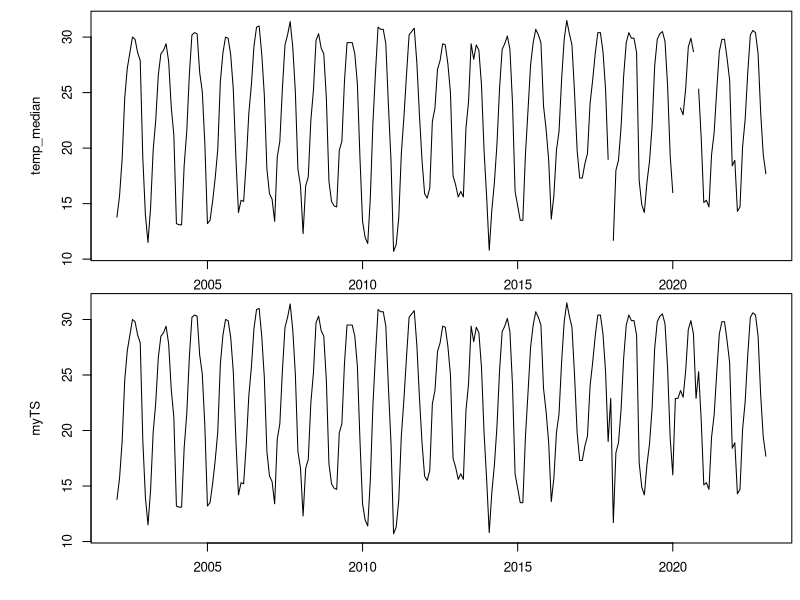
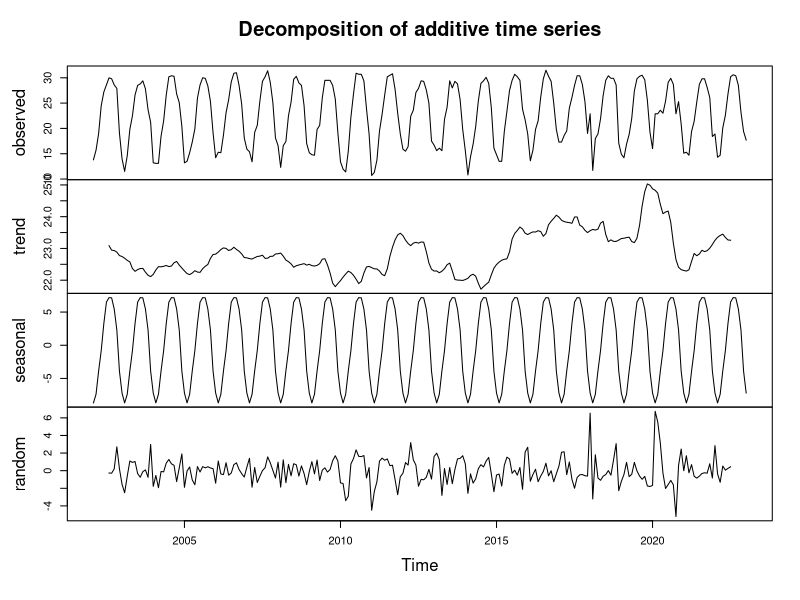
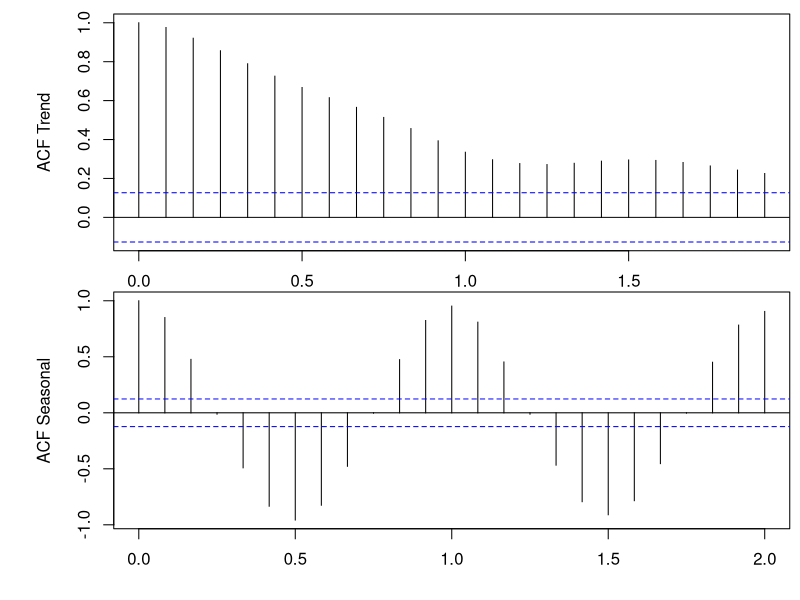
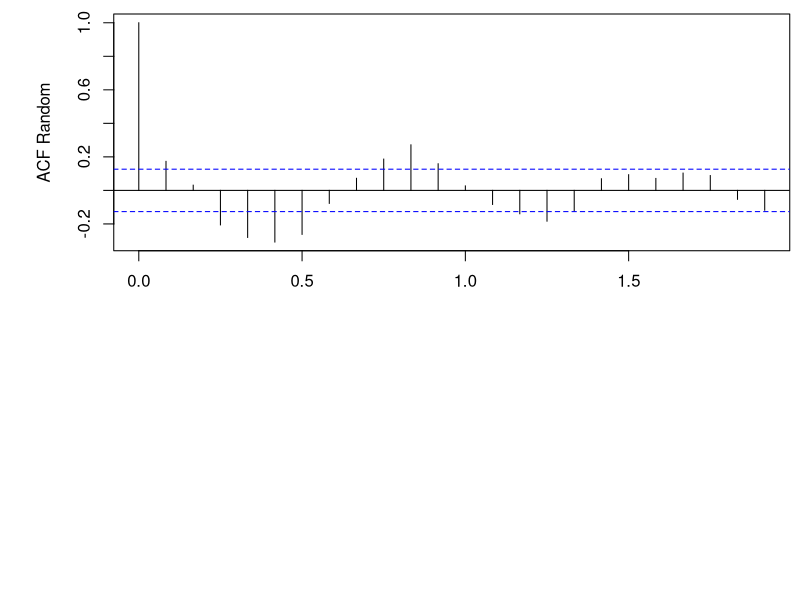

Reproduce these figures in R, in order.
## ---- chunk 1
knitr::opts_chunk$set(echo = TRUE)

#pacman::p_load( )
## ---- chunk 2
# Load the data into separate data frames
datMet<-read.csv("APA/met_apa.csv")
datNut<-read.csv("APA/nut_apa.csv")
datWQ<-read.csv("APA/wq_apa.csv")

# Create a handy year fraction variable for each data frame for plotting
datMet$YearFrac = datMet$year + datMet$month/12
datNut$YearFrac = datNut$year + datNut$month/12
datWQ$YearFrac  = datWQ$year + datWQ$month/12

# Each reserve can have multiple sampling stations
# Determine the number of stations for each data frame
uMet = unique(datMet$station)
uNut = unique(datNut$station)
uWQ  = unique(datWQ$station)

# Print out the unique stations for each data frame
cat('Unique met stations: ',uMet,'\n')
cat('Unique nut stations: ',uNut,'\n')
cat('Unique WQ  stations: ',uWQ,'\n')
## ---- chunk 3
#####################################################################################
# Begin user input section

# Load required libraries
library(here)        # Provides an easy way to construct file paths

# The following two parameters are not necessarily known apriori; code above prints the unique 
# stations
# Select the nth station from the site

#This will be used for plotting the data below

nSta = 2
# Select the nth variable
nCol = 7 # 65 is turb, 37 is DO mean, 43 is depth


whichRows = which(datWQ$station==uWQ[nSta])
# End user input section
###########################

## ---- chunk 4

# Plot the original data
par(mfrow=c(2,1),lend=2,mai = c(0.25,0.75, 0.08, 0.05),oma = c(2,1,0.2,0.2), cex = 0.8)
myDS = data.frame(YearFrac=datWQ$YearFrac[whichRows],myData = datWQ[whichRows,nCol])
plot(myDS,type='l',xlab = 'Year',ylab=colnames(datWQ[nCol]))

# Create a timeseries object
myTS <- ts(myDS[,2], myDS[1,1], frequency=12)

# find and replace NAs with mean of the time series; other infill techniques could be used
iNA = which(is.na(myTS))
myTS[iNA] = mean(myTS,na.rm=TRUE)

# Plot the time series to compare with the original data
plot(myTS)

# Decompose timeseries into trend, seasonal, and random components
myTSdecomposed = decompose(myTS)
# Plot the decomposed timeseries
plot(decompose(myTS)) 

# Plot the autocorrelation function (ACF) for the trend component of the decomposed time series
# Interpretation: The ACF plot for the trend shows how strongly the current value is correlated
# with past values at various time lags. A slow decay of the ACF suggests a long-term  
# dependency in the data.
acf(na.omit(myTSdecomposed$trend), ylab='ACF Trend')

# Plot the autocorrelation function for the seasonal component
# Interpretation: The ACF plot for the seasonal component will often show a periodic pattern,
# indicating that the data repeats at regular intervals (e.g., annual cycles). Peaks at regular
#lags
# suggest strong seasonality.
acf(na.omit(myTSdecomposed$seasonal), ylab='ACF Seasonal')

# Plot the autocorrelation function for the random (residual) component
# Interpretation: The ACF plot for the random component should ideally show no significant
# correlation at any lag, as the residuals are expected to be random noise. Any significant 
# correlations
# might suggest some underlying pattern or structure still remaining in the residuals.
acf(na.omit(myTSdecomposed$random), ylab='ACF Random')

